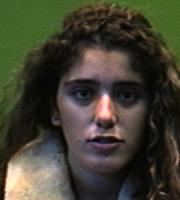
#> input picture Input/faces94/female/9338535/9338535.12.jpg, 180 x 200 px; its folder holds only this picture in this run
$ jupyter execute --allow-errors E1ChessBoard.ipynb
#> lines starting #> are read from the running program, lines starting #| are printed output that depends on the picture
## trabajo intregrador, MCD
#comparación de imagenes bajo metrica Chessboard

[cell 1]
import matplotlib.pyplot as plt
import numpy as np

import cv2

[cell 2]
#List all image files
import glob
image_list = []
base1='input/faces94/*'
for root1 in glob.glob(base1):
    base2=root1+'/*'
    for (root2) in glob.glob(base2):
        base3=root2+'/*.jpg'
        for (root3) in glob.glob(base3):
            image_list.append(root3)

[cell 3]
il = image_list
print(il)

#> (a cell that did not finish here is left out)

[cell 5]
# Make a whole matrix with all dataset 180x180*num_images
distance_cheb = []
#> (the rest of this cell did not finish here and is left out)

[cell 6]
print(len(distance_cheb))

[cell 7]
plt.hist(distance_cheb, bins='auto')  # arguments are passed to np.histogram
plt.title("distancia vs la media")
plt.show()
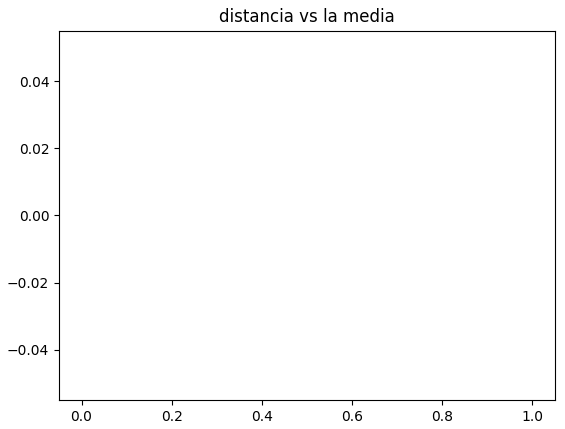
#> figure drawn by matplotlib, 1 panel

[cell 8]
# Make a whole matrix with all dataset 180x180*num_images
data_set=np.zeros((180,180,len(image_list)))
for image in range(len(image_list)):

    data_set[:,:,image]=cv2.cvtColor(cv2.resize(cv2.imread(image_list[image]),(180, 180)),cv2.COLOR_BGR2GRAY)

#> (the rest of this cell did not finish here and is left out)

[cell 9]
mean_face=np.mean(data_set, axis=2)
plt.imshow(mean_face, cmap = plt.cm.gray) #check
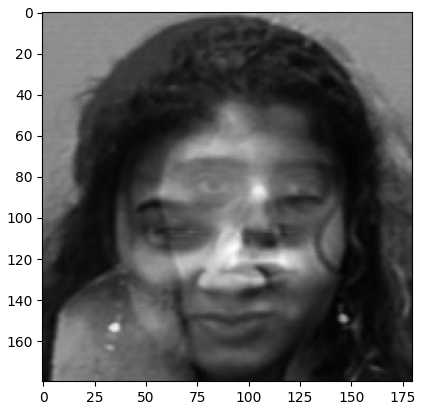
#> figure drawn by matplotlib, 1 panel

[cell 10]
median_face=np.median(data_set, axis=2)
plt.imshow(median_face, cmap = plt.cm.gray) #check

[cell 11]
import scipy.spatial.distance as dist

[cell 12]
print(data_set.shape)

[cell 13]
dataarray = np.squeeze(np.asarray(mean_face))
print(mean_face)
print('=============================')

m_f =np.concatenate(mean_face)
med_f =np.concatenate(median_face)

#print(m_f)
dist.chebyshev(m_f, med_f)

[cell 14]
print(data_set.shape)

[cell 15]
# Make a whole matrix with all dataset 180x180*num_images
distance_cheb_mode = []
for image in range(len(image_list)):

    dis2=dist.chebyshev(np.concatenate(cv2.cvtColor(cv2.resize(cv2.imread(image_list[image]),(180, 180)),cv2.COLOR_BGR2GRAY)), m_f)
#> dis2 = 122
    #distance_cheb.append(dis)
    distance_cheb_mode.insert(len(image_list),dis2)
